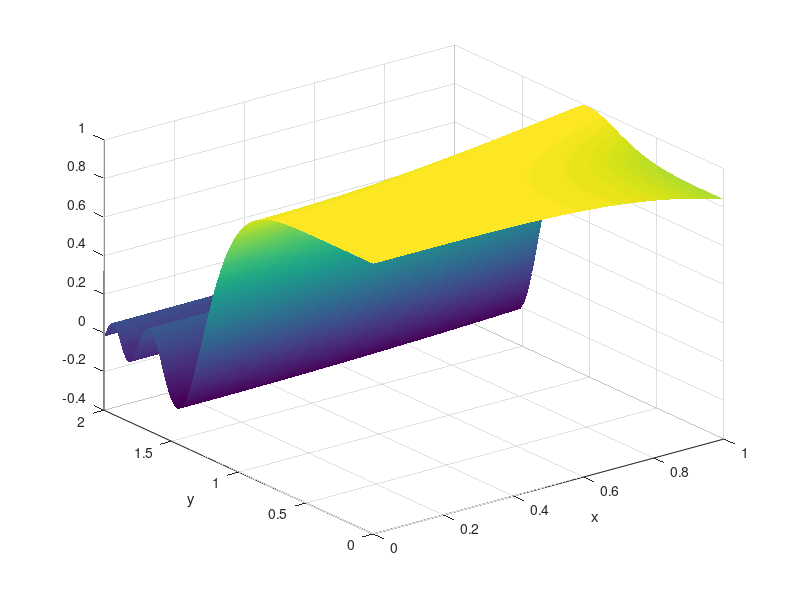

This figure's MATLAB source: (Note: this script raises an error after producing the figure.)
f = @(x, y) sin(x.^2 - y.^4)./(x.^2 - y.^4);

% x = linspace(0, 1)
% y = linspace(0, 2)

h = 0.01 % lahko dosežemo takole:
x = 0 : h : 1
y = 0 : h : 2

[A, B] = ndgrid(x, y);
surf(A, B, f(A, B))
shading interp
hold off
% b

%{
indeks = @(tabela, i) tabela(i)

% grda, toda enovrstična koda (če ne štejemo definicije indeksa zgoraj):
g = @(x, y) indeks([reshape(f(x, y), 1, []) 1], reshape(1 : numel(f(x, y)), size(f(x, y))) - isnan(f(x, y)) .* reshape(-numel(f(x, y)) : -1, size(f(x, y))))

surf(A, B, g(A, B))
shading interp
%}
G = f(A, B)
N = isnan(G)
G(N) = 1

surf(A, B, G)
xlabel('x')
ylabel('y')
shading interp

% c
F = @(x) f(x(1), x(2))  % funkcija, ki jo vnašamo v fmincon, mora imeti le en parameter
[x_min, y_min] = fmincon(F, [1/2 1/2], [0 0; 0 0], [0 0], [0 0; 0 0], [0 0], [0 0], [1 2])
% F(x_min) == y_min
[x_max, y_max_minus] = fmincon(@(x) -F(x), [1/2 1/2], [0 0; 0 0], [0 0], [0 0; 0 0], [0 0], [0 0], [1 2])
y_max = -y_max_minus
% F(x_max) == y_max

hold on
plot3(x_min(1), x_min(2), y_min, 'o', 'color', 'red')
plot3(x_max(1), x_max(2), y_max, 'o', 'color', 'red')

% d
% ni čist tk rešeno, kot je blo mišljeno

% izberi točki x iz [0, 1] in y iz [0, 2]
x = 3/4
y = 5/4
% gradient v točki [x y]


x_ = x / h + 1  % lahko se zgodi, da to ne bo celo število
y_ = y / h + 1


% namesto f(A, B) vnesemo kar G (isto, le brez lukenj)
[FY, FX] = gradient(G)
% gradient je mal čudna funkcija in je ne razumem čist
% vrne [FY FX] namest [FX FY], čeprav v dokumentaciji piše drugače
% lahk da je G narobe definiran

FX = FX./h
FY = FY./h

%{
figure
surf(A, B, G)
xlabel('x')
shading interp
%}

dx = FX(x_, y_)
dy = FY(x_, y_)

tocka = [x, y, f(x, y)]
smerni_vektor_normale = [-dx, -dy, 1]./sqrt(dx^2 + dy^2 + 1)
%{
quiver3(tocka(1), tocka(2), tocka(3), ...
    smerni_vektor_normale(1), smerni_vektor_normale(2), smerni_vektor_normale(3), ...
    'color', 'red')
%}


    